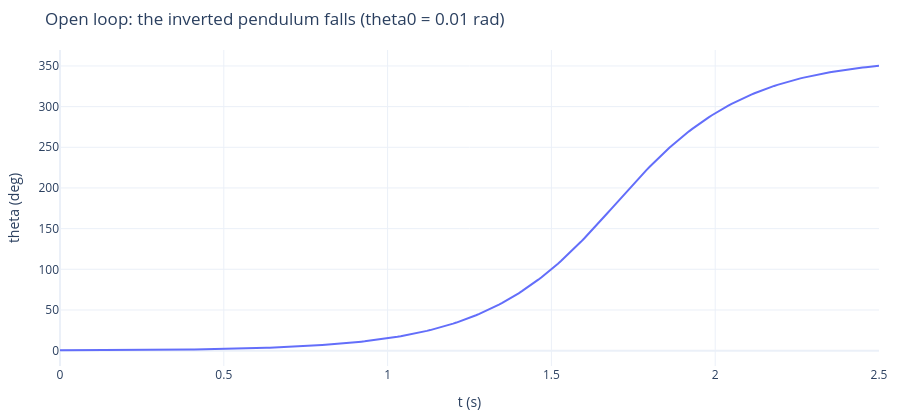

Here is the notebook cell this chart was saved with:
### Markdown cell above
## 2. Simulink 範例的倒單擺模型（`slcp.mdl`）

Cart & Pole Dynamics 方塊（遮罩參數 Physical Specifications = `[1.0, 0.1, 1.0, 9.8]`，初始化 `l=specs(1)/2; m=specs(2); mc=specs(3); g=specs(4);`）
內部就是網頁的 (6)、(7) 式：
```
Fcn1: (g*u(2)+u(3)*((-u(1)-m*l*u(4)*u(4)*u(2))/(mc+m)))/(l*(4/3-(m*u(3)*u(3))/(mc+m)))   % θ''
Fcn2: (u(1)+m*l*(u(4)*u(4)*u(2)-u(5)*u(3)))/(mc+m)                                        % y''
```
先看不加控制時：桿子從 $\theta_0$ = 0.01 rad 開始倒下。

### Code cell
SPEC = dict(l=1.0 / 2, m=0.1, mc=1.0, g=9.8)


def cartpole(state, F, p=SPEC):
    """state = (theta, theta_dot, y, y_dot)，照 Fcn1、Fcn2 的寫法"""
    th_, thd_, y_, yd_ = state
    l_, m_, mc, g_ = p["l"], p["m"], p["mc"], p["g"]
    s, c = np.sin(th_), np.cos(th_)
    thdd_ = (g_ * s + c * ((-F - m_ * l_ * thd_ * thd_ * s) / (mc + m_))) / (l_ * (4 / 3 - (m_ * c * c) / (mc + m_)))
    ydd_ = (F + m_ * l_ * (thd_ * thd_ * s - thdd_ * c)) / (mc + m_)
    return np.array([thd_, thdd_, yd_, ydd_])


solf = solve_ivp(lambda tt, x: cartpole(x, 0.0), (0, 2.5), [0.01, 0, 0, 0], t_eval=np.linspace(0, 2.5, 251), rtol=1e-9, atol=1e-11)
k90 = np.argmax(np.abs(solf.y[0]) > np.pi / 2)
print(f"without control the pole reaches 90 deg at t = {solf.t[k90]:.2f} s; cart moves {solf.y[2, k90]:.3f} m")
fig = go.Figure()
fig.add_scatter(x=solf.t, y=np.round(np.degrees(solf.y[0]), 3), name="theta (deg)")
show(fig, "Open loop: the inverted pendulum falls (theta0 = 0.01 rad)", "t (s)", "theta (deg)")

### Figure 1 — Plotly figure (JSON) as saved in the notebook; plotly's stock layout.template omitted (floating-point values rounded to 4 significant figures; data arrays with more than 128 entries replaced by an {"elided": "..."} marker saying what was removed)
{"data": [{"name": "theta (deg)", "type": "scatter", "x": {"elided": "251 float values"}, "y": {"elided": "251 float values"}}], "layout": {"height": 420, "margin": {"b": 50, "l": 60, "r": 20, "t": 50}, "title": {"text": "Open loop: the inverted pendulum falls (theta0 = 0.01 rad)"}, "xaxis": {"title": {"text": "t (s)"}}, "yaxis": {"title": {"text": "theta (deg)"}}}}
